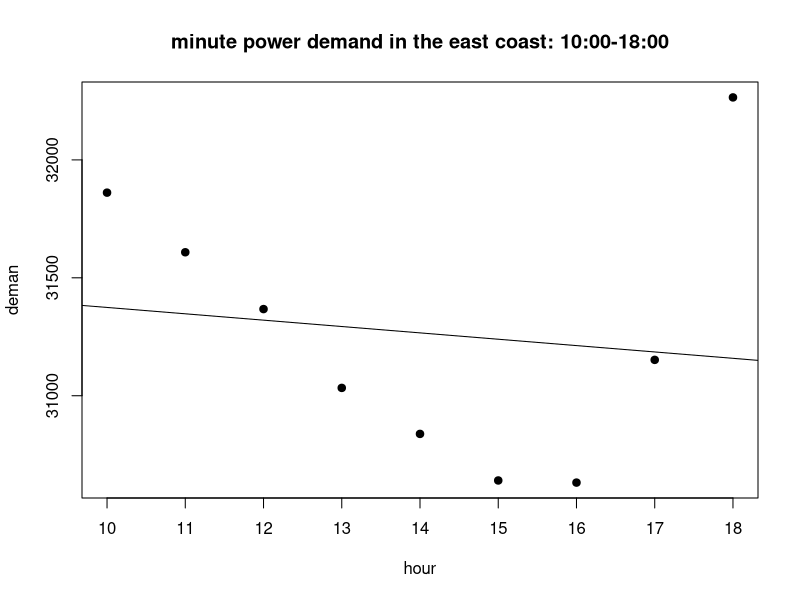
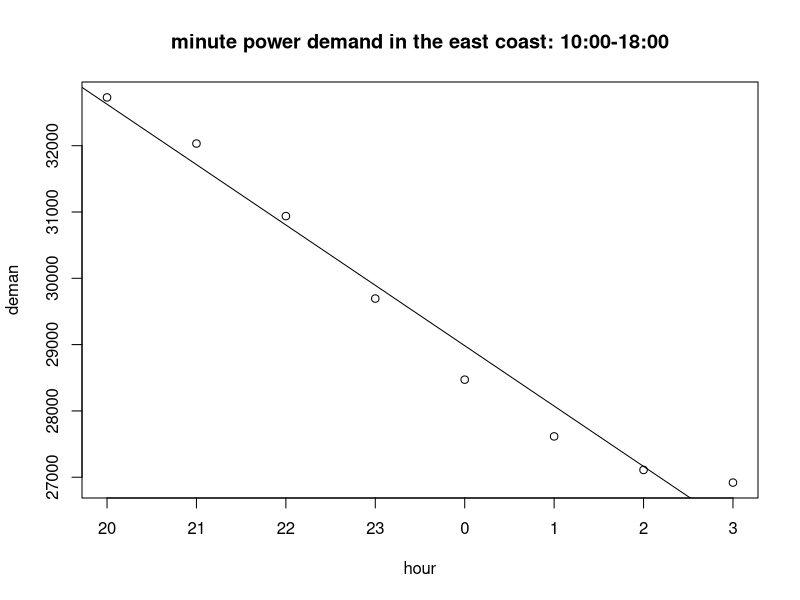

These figures' R source, in order:
A <- read.delim('Week3/table.tsv')
A$DateTime <- as.POSIXct( A$megawatthours, tz = "EST", "%H:%M EST %m/%d/%Y" )

B <- A[ order(A$DateTime), ]


# step 1 create data cube from data frame:

BPAT_DF <- data.frame(year = format(B$DateTime,"%Y") ,month = format(B$DateTime,"%m"), day = format(B$DateTime,"%d") ,hour = format(B$DateTime,"%H") , location = "BPAT" ,damand  = B$Demand )
CISO_DF <- data.frame(year = format(B$DateTime,"%Y") ,month = format(B$DateTime,"%m"), day = format(B$DateTime,"%d") ,hour = format(B$DateTime,"%H") , location = "CISO" ,damand  = B$Demand.1 )
CPLE_DF <- data.frame(year = format(B$DateTime,"%Y") ,month = format(B$DateTime,"%m"), day = format(B$DateTime,"%d") ,hour = format(B$DateTime,"%H") , location = "CPLE" ,damand  = B$Demand.2)
ERCO_DF <- data.frame(year = format(B$DateTime,"%Y") ,month = format(B$DateTime,"%m"), day = format(B$DateTime,"%d") ,hour = format(B$DateTime,"%H") , location = "ERCO" ,damand  = B$Demand.3 )
FPL_DF <-  data.frame(year = format(B$DateTime,"%Y") ,month = format(B$DateTime,"%m"), day = format(B$DateTime,"%d") ,hour = format(B$DateTime,"%H") , location = "FPL"  ,damand  = B$Demand.4 )
ISNE_DF <- data.frame(year = format(B$DateTime,"%Y") ,month = format(B$DateTime,"%m"), day = format(B$DateTime,"%d") ,hour = format(B$DateTime,"%H") , location = "ISNE" ,damand  = B$Demand.5 )
MISO_DF <- data.frame(year = format(B$DateTime,"%Y") ,month = format(B$DateTime,"%m"), day = format(B$DateTime,"%d") ,hour = format(B$DateTime,"%H") , location = "MISO" ,damand  = B$Demand.6 )
NYIS_DF <- data.frame(year = format(B$DateTime,"%Y") ,month = format(B$DateTime,"%m"), day = format(B$DateTime,"%d") ,hour = format(B$DateTime,"%H") , location = "NYIS" ,damand  = B$Demand.7 )
PACW_DF <- data.frame(year = format(B$DateTime,"%Y") ,month = format(B$DateTime,"%m"), day = format(B$DateTime,"%d") ,hour = format(B$DateTime,"%H") , location = "PACW" ,damand  = B$Demand.8 )
PJM_DF <-  data.frame(year = format(B$DateTime,"%Y") ,month = format(B$DateTime,"%m"), day = format(B$DateTime,"%d") ,hour = format(B$DateTime,"%H") , location = "PJM"  ,damand  = B$Demand.9 )

#union the row from all the data frame
df_demand = rbind(BPAT_DF, CISO_DF, CPLE_DF, ERCO_DF, FPL_DF , ISNE_DF, MISO_DF, NYIS_DF, PACW_DF, PJM_DF )
df_demand <- na.omit(df_demand) 

# creat the data cube
demand_cube <- tapply(df_demand$damand ,
                      df_demand[,c("year","month", "day","hour" ,"location")],
                      FUN = mean )

print(demand_cube)
print (dimnames(demand_cube))

# step 2 dice the cube and create cube of location = PJM, NYIS, ISNE, FPL, CPLE and time = 10:00-18:00, 20:00-03:00 

dice_demand_cube <-
  demand_cube[ ,
               ,
               ,
               c("10" ,"11" ,"12" ,"13" ,"14" ,"15" ,"16" ,"17" ,"18"),
               c("PJM", "NYIS", "ISNE", "FPL", "CPLE")]

print(dice_demand_cube)
print (dimnames(dice_demand_cube))

# step 3 roll up the cube and create data frame of demand per hour:

roll_up_demand_cube <- 
  apply(dice_demand_cube, c("hour"),
        FUN = function(x) mean(x, na.rm = TRUE) )

demand_matrix = as.data.frame(roll_up_demand_cube)
demand_matrix <- cbind(hour = rownames(demand_matrix), demand_matrix)
rownames(demand_matrix) <- 1:nrow(demand_matrix)

demand_vector = demand_matrix$roll_up_demand_cube
demand_vector <- as.matrix(demand_vector)

# step 4 calculate the linear regression according to the slides

demand_matrix$hour <- c("0","1","2","3","4","5","6","7","8")


U = data.frame(free = c(1) , hour = demand_matrix$hour)
U <- as.matrix(sapply(U, as.numeric))
U_tran = t(U)
inverse_UU = solve(U_tran %*% U )
UUU = inverse_UU %*% U_tran
result <- UUU %*% demand_vector



pdf(file = "Week3/ex2_A.pdf",   # The directory you want to save the file in
    width = 6, # The width of the plot in inches
    height = 4)
plot(demand_matrix$hour, demand_matrix$roll_up_demand_cube, pch=19,xaxt = "n", xlab="hour", ylab="deman",main = "minute power demand in the east coast: 10:00-18:00")
minits <- c(10 ,11 ,12 ,13 ,14 ,15 ,16 ,17 ,18)
axis(1, at=0:8, labels=minits)
abline(result[1], result[2])

dev.off()



# ------------------------------for 20:00 - 03:00 ---------------------------------

dice_demand_cube <-
  demand_cube[ ,
               ,
               ,
               c("20","21","22","23","00","01","02","03"),
               c("PJM", "NYIS", "ISNE", "FPL", "CPLE")]

print(dice_demand_cube)
print (dimnames(dice_demand_cube))

# step 3 roll up the cube and create data frame of demand per hour:

roll_up_demand_cube <- 
  apply(dice_demand_cube, c("hour"),
        FUN = function(x) mean(x, na.rm = TRUE) )

demand_matrix = as.data.frame(roll_up_demand_cube)
demand_matrix <- cbind(hour = rownames(demand_matrix), demand_matrix)
rownames(demand_matrix) <- 1:nrow(demand_matrix)

demand_vector = demand_matrix$roll_up_demand_cube
demand_vector <- as.matrix(demand_vector)

# step 4 calculate the linear regression according to the slides

demand_matrix$hour <- c("0","1","2","3","4","5","6","7")

U = data.frame(free = c(1) , hour = demand_matrix$hour)
U <- as.matrix(sapply(U, as.numeric))
U_tran = t(U)
inverse_UU = solve(U_tran %*% U )
UUU = inverse_UU %*% U_tran
result <- UUU %*% demand_vector



pdf(file = "Week3/ex2_B.pdf",   # The directory you want to save the file in
    width = 6, # The width of the plot in inches
    height = 4)
plot(demand_matrix, xaxt = "n", xlab="hour", ylab="deman",main = "minute power demand in the east coast: 10:00-18:00")

minits <- c(20,21,22,23,00,01,02,03)
axis(1, at=0:7, labels=minits)
abline(result[1], result[2])
dev.off()











